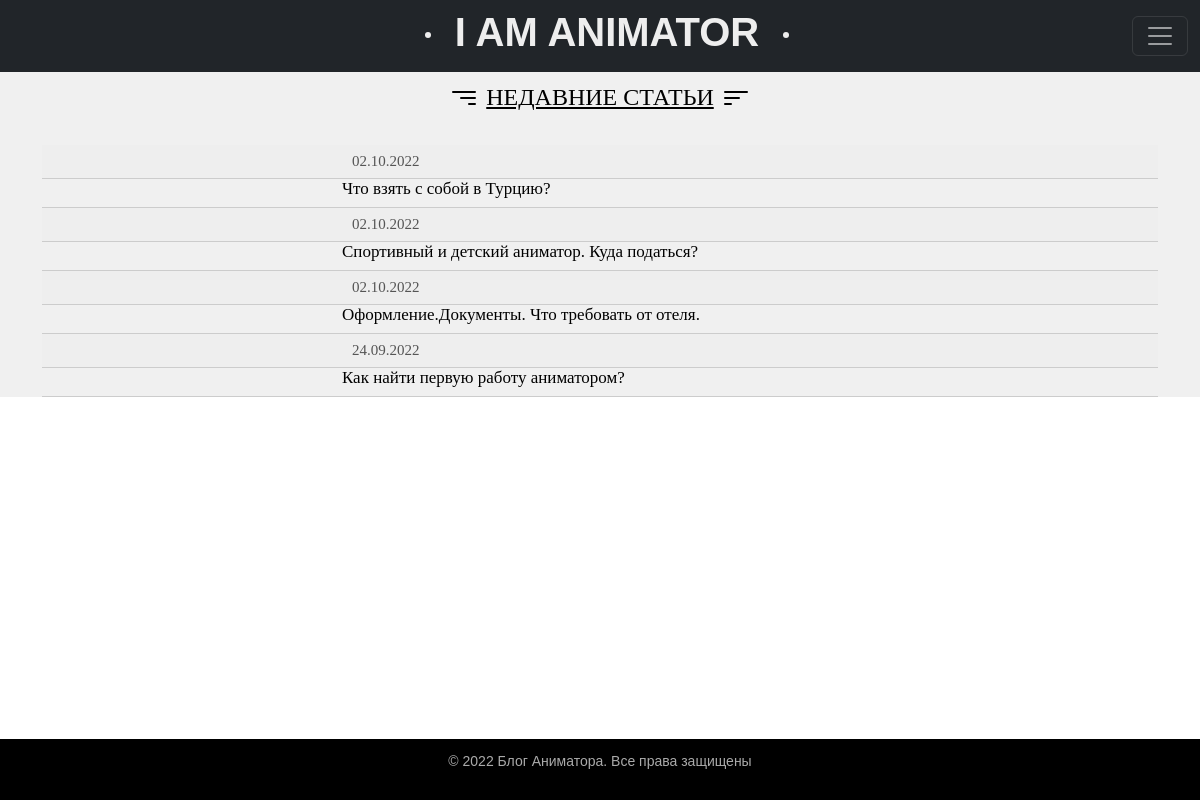
The page /pages/ on the database its author committed.
### blog/models.py (models this page shows, shortened)
class Posts(models.Model):
    title = models.CharField(max_length=255)
    slug = models.SlugField(max_length=255, unique=True, db_index=True, verbose_name='URL')
    content = models.TextField(blank=True)
    photo = models.ImageField(upload_to='photos/%Y/%m/%d/')
    time_create = models.DateTimeField(auto_now_add=True)
    time_update = models.DateTimeField(auto_now=True)
    is_published = models.BooleanField(default=True)
    def get_absolute_url(self):
        return reverse('post', kwargs={'post_slug': self.slug})
    class Meta:
        verbose_name = 'Посты'
        verbose_name_plural = 'Посты'
        ordering = ['-time_create', 'title']

### blog/views.py (the view)
# urls.py: path('pages/', cache_page(60) (Pages.as_view()), name='pages'),
class Pages(MutualContext, ListView):
    paginate_by = 6
    model = Posts
    template_name = 'blog/pages.html'
    context_object_name = 'articles'
    def get_queryset(self):
        query = self.request.GET.get('q')
        if query:
            return Posts.objects.filter(title__iregex=query)
        else:
            return Posts.objects.all()
    def get_context_data(self, *, object_list=None, **kwargs):
        context_dict = super().get_context_data(**kwargs)
        mutual_context_dict = self.get_user_context(title='Статьи')
        return dict(list(context_dict.items()) + list(mutual_context_dict.items()))

### blog/utils.py (called while the page is built)
    def get_user_context(self, **kwargs):
        context = kwargs
        return context

### blog/templates/blog/pages.html (shortened to what this page needs)
{% extends 'blog/base.html' %}
{% load static %}
{% block content %}
<div class="posts_style">
    <br>
    <h4 align="center">
        <u>НЕДАВНИЕ СТАТЬИ</u>
    </h4>
    <br>
    <div class="container">
        <div class="row">
            <div class="col-xl-12 col-md-12 col-sm-12" align="center">
                <ul class="list-articles">
                    {% for article in articles %}
                    <li>
                        <div class="article-panel">
                            <p class="first from_left_big">{{article.time_update | date:'d.m.Y'}}</p>
                        </div>
                    <li class="from_left_big"><h5 align="left"><a class="black-grey-style"
                                                                  href="{{ article.get_absolute_url }}">{{article.title}}</a>
                    </h5>
                    </li>
                    {% endfor %}
                </ul>
            </div>
        </div>
    </div>
</div>
{% endblock %}

### blog/static/blog/css/styles.css (style rules this page uses)
html, body { font-family: 'Arial'; margin: 0; padding: 0; height: 100%; width: 100%; color: #000000; }
a { color: #000000; text-decoration: none; }
div.article-panel { background: #eee; padding: 5px 10px 5px 10px; box-sizing: border-box; overflow: hidden; color: #555; }
div.article-panel p.first { margin: 0; float: left; }
ul.list-articles { list-style: none; margin: 0; padding: 0; }
ul.list-articles li { border-bottom: 1px solid #ccc; }
.content-text h5 { font-size: 17px; }
div.posts_style { background: #f0f0f0; background-repeat: no-repeat; background-size: cover; height: 100%; width: 100%; color: black; }
.black-grey-style { color: black; }
.from_left_big { padding-left: 300px; }

### rows shown on the page
Posts: time_update "02.10.2022", title "Что взять с собой в Турцию?"
Posts: time_update "02.10.2022", title "Спортивный и детский аниматор. Куда податься?"
Posts: time_update "02.10.2022", title "Оформление.Документы. Что требовать от отеля."
Posts: time_update "24.09.2022", title "Как найти первую работу аниматором?"
